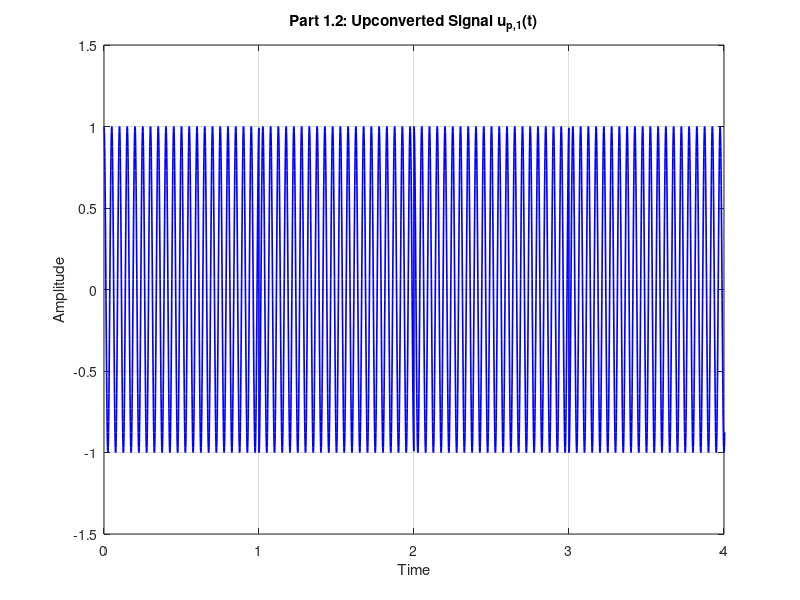

This chart was generated by the following MATLAB code:

% Software Lab 2.1 - Part 1.1
clear; clc; close all;

% Parameters
N = 100;          % Total number of symbols
sps = 1000;        % Samples per symbol

% Generate independent random symbols (+1 or -1)
bc = 2*randi([0 1], 1, N) - 1;
bs = 2*randi([0 1], 1, N) - 1;

% Generate baseband signals
uc = repelem(bc, sps);
us = repelem(bs, sps);

% Time vector
t = (0:N*sps-1)/sps;




% Part 1.2: Upconversion with cosine carrier

fc = 20;                      % Carrier frequency
carrier = cos(2*pi*fc*t);     % cos(40*pi*t)

% Multiply the baseband signal by the carrier
up1 = uc .* carrier;

% Plot the first 4 symbols
figure;
plot(t, up1, 'b', 'LineWidth', 1.2);
title('Part 1.2: Upconverted Signal u_{p,1}(t)');
xlabel('Time');
ylabel('Amplitude');
xlim([0 4]);
ylim([-1.5 1.5]);
grid on;
